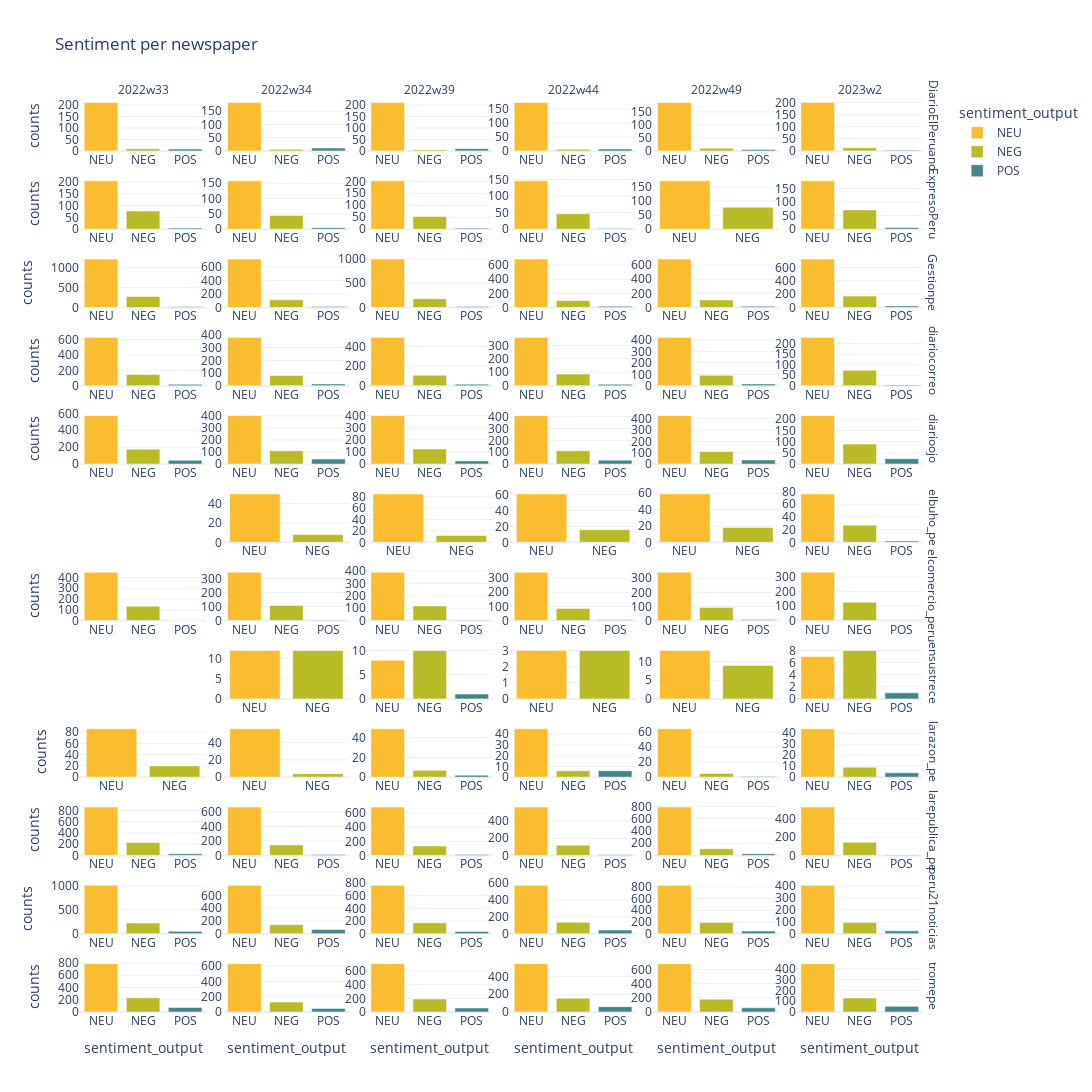

The cell this chart's notebook holds for it:
### Code cell
fig = px.bar(
    sentiment_counts,
    x="sentiment_output",
    y="counts",
    facet_row="newspaper",
    facet_col="year_week",
    color="sentiment_output",
    color_discrete_sequence=gruvbox_colors,
    title="Sentiment per newspaper",
    height=2100,
    width=1600
    )

fig.for_each_annotation(lambda a: a.update(text=f"{a.text.split('=')[-1]}"))
fig.update_xaxes(matches=None, showticklabels=True)
fig.update_yaxes(matches=None, showticklabels=True)

fig.write_html(f"{BASE_DIR}/reports/sentiment_bar-{TIME_STAMPS[0]}-{TIME_STAMPS[-1]}.html")

fig.show()
